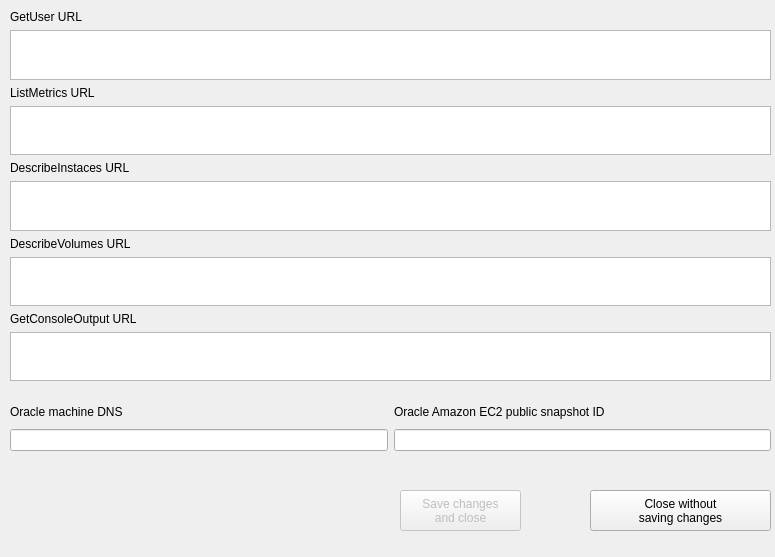
<?xml version="1.0" encoding="UTF-8"?>
<ui version="4.0">
 <class>editOracleMachine</class>
 <widget class="QWidget" name="editOracleMachine">
  <property name="geometry">
   <rect>
    <x>0</x>
    <y>0</y>
    <width>775</width>
    <height>557</height>
   </rect>
  </property>
  <property name="windowTitle">
   <string>View and edit oracle machine</string>
  </property>
  <widget class="QToolButton" name="toolButtonDontSave">
   <property name="geometry">
    <rect>
     <x>590</x>
     <y>490</y>
     <width>181</width>
     <height>41</height>
    </rect>
   </property>
   <property name="text">
    <string>Close without
saving changes</string>
   </property>
  </widget>
  <widget class="QToolButton" name="toolButtonSave">
   <property name="enabled">
    <bool>false</bool>
   </property>
   <property name="geometry">
    <rect>
     <x>400</x>
     <y>490</y>
     <width>121</width>
     <height>41</height>
    </rect>
   </property>
   <property name="text">
    <string>Save changes
and close</string>
   </property>
  </widget>
  <widget class="QWidget" name="verticalLayoutWidget_6">
   <property name="geometry">
    <rect>
     <x>10</x>
     <y>10</y>
     <width>761</width>
     <height>371</height>
    </rect>
   </property>
   <layout class="QVBoxLayout" name="verticalLayoutRoot">
    <item>
     <layout class="QVBoxLayout" name="verticalLayout">
      <item>
       <widget class="QLabel" name="label">
        <property name="text">
         <string>GetUser URL</string>
        </property>
       </widget>
      </item>
      <item>
       <widget class="QTextEdit" name="textEditGetUser"/>
      </item>
     </layout>
    </item>
    <item>
     <layout class="QVBoxLayout" name="verticalLayout_2">
      <item>
       <widget class="QLabel" name="label_2">
        <property name="text">
         <string>ListMetrics URL</string>
        </property>
       </widget>
      </item>
      <item>
       <widget class="QTextEdit" name="textEditListMetrics"/>
      </item>
     </layout>
    </item>
    <item>
     <layout class="QVBoxLayout" name="verticalLayout_3">
      <item>
       <widget class="QLabel" name="label_3">
        <property name="text">
         <string>DescribeInstaces URL</string>
        </property>
       </widget>
      </item>
      <item>
       <widget class="QTextEdit" name="textEditDescribeVolumes"/>
      </item>
     </layout>
    </item>
    <item>
     <layout class="QVBoxLayout" name="verticalLayout_4">
      <item>
       <widget class="QLabel" name="label_4">
        <property name="text">
         <string>DescribeVolumes URL</string>
        </property>
       </widget>
      </item>
      <item>
       <widget class="QTextEdit" name="textEditDescribeInstances"/>
      </item>
     </layout>
    </item>
    <item>
     <layout class="QVBoxLayout" name="verticalLayout_5">
      <item>
       <widget class="QLabel" name="label_5">
        <property name="text">
         <string>GetConsoleOutput URL</string>
        </property>
       </widget>
      </item>
      <item>
       <widget class="QTextEdit" name="textEditGetConsoleOutput"/>
      </item>
     </layout>
    </item>
    <item>
     <spacer name="verticalSpacer">
      <property name="orientation">
       <enum>Qt::Vertical</enum>
      </property>
      <property name="sizeHint" stdset="0">
       <size>
        <width>20</width>
        <height>40</height>
       </size>
      </property>
     </spacer>
    </item>
   </layout>
  </widget>
  <widget class="QWidget" name="horizontalLayoutWidget">
   <property name="geometry">
    <rect>
     <x>10</x>
     <y>400</y>
     <width>761</width>
     <height>51</height>
    </rect>
   </property>
   <layout class="QHBoxLayout" name="horizontalLayout">
    <item>
     <layout class="QVBoxLayout" name="verticalLayout_7">
      <item>
       <widget class="QLabel" name="label_7">
        <property name="text">
         <string>Oracle machine DNS</string>
        </property>
       </widget>
      </item>
      <item>
       <widget class="QLineEdit" name="lineEditDNSName"/>
      </item>
     </layout>
    </item>
    <item>
     <layout class="QVBoxLayout" name="verticalLayout_6">
      <item>
       <widget class="QLabel" name="label_6">
        <property name="text">
         <string>Oracle Amazon EC2 public snapshot ID</string>
        </property>
       </widget>
      </item>
      <item>
       <widget class="QLineEdit" name="lineEditSnapshotID"/>
      </item>
     </layout>
    </item>
   </layout>
  </widget>
 </widget>
 <resources/>
 <connections/>
</ui>
